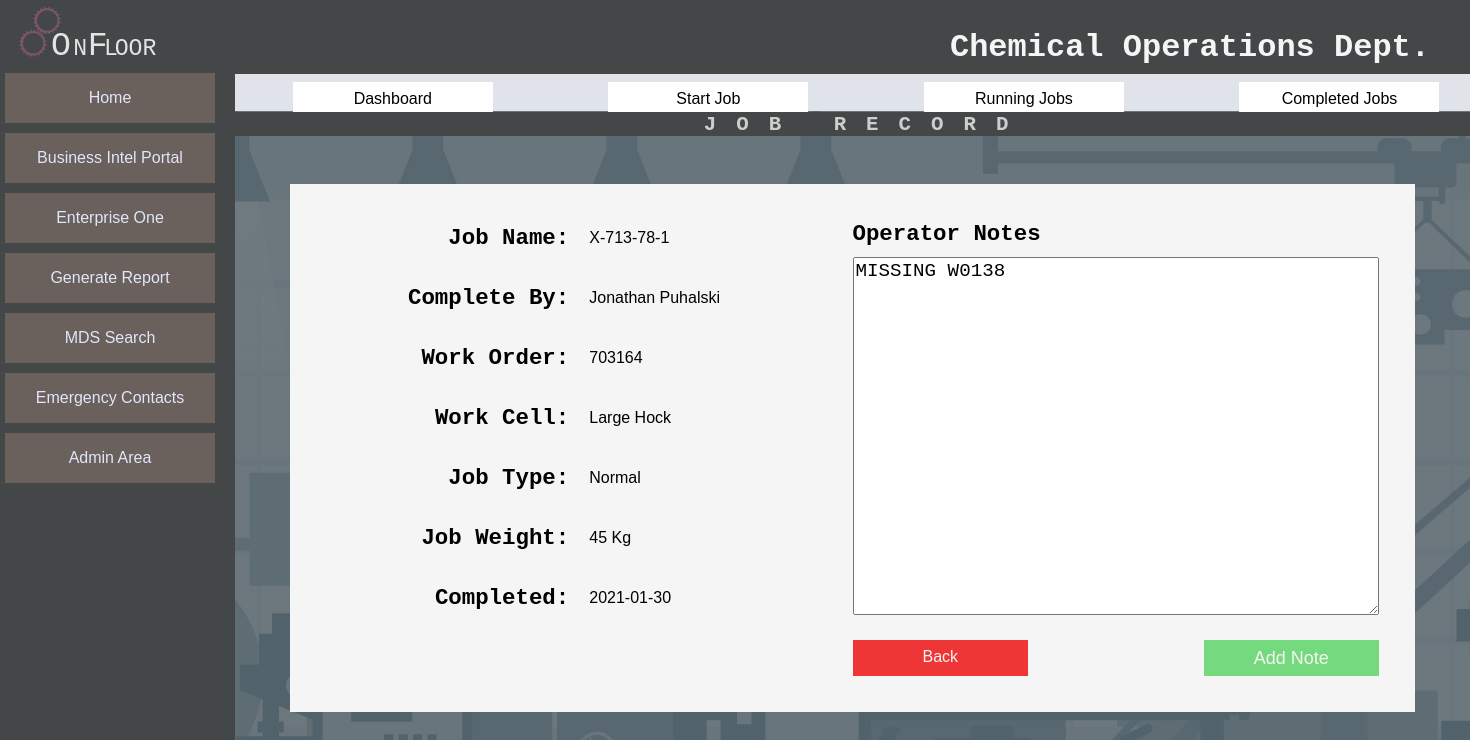
The app's page /job_record/843 with its own data.
### tables this page shows
CREATE TABLE `Job_Record` (
	`Job_ID` INTEGER NOT NULL PRIMARY KEY AUTOINCREMENT,
	`Job` TEXT,
	`Work_Order` TEXT,
	`Job_Weight`  INTEGER NOT NULL,
	`Work_Cell`  INTEGER NOT NULL,
	`Job_Type`  INTEGER NOT NULL,
	`Job_Status` INTEGER NOT NULL,
	`Start_Time` TEXT,
	`Notes` TEXT,
	`In-Process_Testing` INEGER,
	`Pre_Adjustment` INTEGER,
	`End_Time` TEXT,
	`Total_Operations` INTEGER,
	`Start_Date` TEXT,
	`End_Date` TEXT,
	`Last_Operation` INTEGER
);

CREATE TABLE `Work_Cells` (
	`Cell_ID` INTEGER NOT NULL PRIMARY KEY AUTOINCREMENT,
	`Cell` TEXT
);

CREATE TABLE `Job_Categories` (
	`Type_ID` INTEGER NOT NULL PRIMARY KEY AUTOINCREMENT,
	`Type` TEXT);

### app.py (the view)
@app.route("/job_record/<jobID>", methods=["GET", "POST"])
def viewComplete(jobID):
    page = "JOB RECORD"
    oplist = DB.getActiveOperators()
    typeList = DB.getJobType()
    workcellList = DB.getWorkCells()
    result = DB.setUpdateForm(jobID)
    endDate = result[0][15]
    endDate = endDate[0:10]
    job = {
    'job ID': result[0][0],
    'job name': result[0][1],
    'work order': result[0][2],
    'cell': result[0][3],
    'cell ID': result[0][4],
    'status': result[0][5],
    'status ID': result[0][6],
     'type': result[0][7],
    'type ID': result[0][8],
    'weight': result[0][9],
    'activity ID' : result[0][10],
    'operator': result[0][11],
    'operator ID': result[0][12],
    'last op': result[0][13],
    'notes': result[0][14],
    'last activity': endDate
    }
    if request.method == 'POST':
        now = datetime.now()
        time = now.strftime('%I:%M %p')
        date = now.strftime('%Y-%m-%d')
        dbNotes = job['notes']
        pageNotes = request.form['notes']
        if(util.textHasChanged(dbNotes,pageNotes)):
            alias = "SYS"
            notes = pageNotes
            addNote = util.appendTimeStamp(alias,notes)
        else:
            addNote = dbNotes
        details = {
                'jobID': job['job ID'],
                'notes' : addNote
                }
        DB.updateJobNotes(details)
        return redirect(url_for('completedJobs'))
    else:
        return render_template('job_record.html',job=job, oplist=oplist, page=page)
    return render_template('job_record.html',job=job, oplist=oplist, page=page)

### data/DB.py (called while the page is built)
def make_connection():
    connection_String = "C:\\Users\\sbish\\Desktop\\project x\\data\\JT_DATA.db" #home
    return sqlite3.connect(connection_String)

def end_connection(conn):
    conn.close()

def getActiveOperators():
    conn = make_connection()
    c = conn.cursor()
    SQL = Q.SelectActiveOperators()
    c.execute(SQL)
    items = c.fetchall()
    end_connection(conn)
    return items

def getWorkCells():
    conn = make_connection()
    c = conn.cursor()
    SQL = Q.SelectWorkCells()
    c.execute(SQL)
    items = c.fetchall()
    end_connection(conn)
    return items

def getJobType():
    conn = make_connection()
    c = conn.cursor()
    SQL = Q.SelectJobType()
    c.execute(SQL)
    items = c.fetchall()
    end_connection(conn)
    return items

def setUpdateForm(JobID):
    conn = make_connection()
    c = conn.cursor()
    SQL = Q.SelectJobToUpdate(JobID)
    c.execute(SQL)
    items = c.fetchall()
    end_connection(conn)
    return items

### data/SQL.py (called while the page is built)
def SelectJobType():
    SQL = "SELECT jc.Type_ID, jc.Type FROM Job_Categories jc; "
    return SQL

def SelectWorkCells():
    SQL = "SELECT wc.Cell_ID, wc.Cell FROM Work_Cells wc; "
    return SQL

def SelectActiveOperators():
    SQL = "SELECT o.Operator_ID, o.First_Name || ' ' || o.Last_Name AS [Name], ds.Shift, os.Status "
    SQL += "FROM Operators o "
    SQL += "JOIN Dept_Shifts ds ON ds.Shift_ID = o.Shift "
    SQL += "JOIN Operator_Status os ON os.Status_ID = o.Status "
    SQL += "WHERE os.Status NOT IN ('Inactive') "
    SQL += "ORDER BY ds.Shift, [Name]"
    return SQL

### templates/job_record.html
{% extends "layout.html"%}
    {% block body%}
         <form class="content-row-record-view" action="" method="POST">
            <p class="record-label">Job Name:</p>
            <p class="record-label">Complete By:</p>
            <p class="record-label">Work Order:</p>
            <p class="record-label">Work Cell:</p>
            <p class="record-label">Job Type:</p>
            <p class="record-label">Job Weight:</p>
            <p class="record-label">Completed:</p>
            <p class="record-value">{{job['job name']}}</p>
            <p class="record-value">{{job['operator']}}</p>
            <p class="record-value">{{job['work order']}}</p>
            <p class="record-value">{{job['cell']}}</p>
            <p class="record-value">{{job['type']}}</p>
            <p class="record-value">{{job['weight']}} Kg</p>
            <p class="record-value">{{job['last activity']}}</p>
        <div class="note-wrap-record-view">
            <label>Operator Notes</label>
            <textarea class="notes" name ='notes' autocomplete="off">{{job['notes']}}</textarea>
        </div>
        <input id="record-submit"class="submit" type="submit" name="add_note" value="Add Note">
        <div class="record-nav_btn"><a href="/completed_jobs">Back</a></div>
    </form>
      {% endblock %}

### static/style.css (style rules this page uses)
*, *::before, *::after { box-sizing:border-box; }
a { text-decoration:none; color:inherit; cursor:pointer; }
p { margin:0; }
html,body { margin: 0; height: 100%; background: linear-gradient( rgba(88, 100, 107, 0.85), rgba(88, 100, 107, 0.85) ), url(./images/factory_background.jpg); background-attachment:fixed; font-family: Verdana, Geneva, Tahoma, sans-serif; font-size: 16px; }
.submit { grid-area: sub; }
.content-row-record-view { width: 1125px; justify-self: center; justify-content: center; align-items: center; background: #f5f5f5; display: grid; padding: 36px; grid-row-gap: 24px; grid-template-columns: repeat(12,1fr); grid-template-rows: repeat(8,36px); grid-template-areas: "l1 l1 l1 i1 i1 . nwu nwu nwu nwu nwu nwu" "l2 l2 l2 i2 i2 . nwu nwu nwu nwu nwu nwu" "l3 l3 l3 i3 i3 . nwu nwu nwu nwu nwu nwu" "l4 l4 l4 i4 i4 . nwu nwu nwu nwu nwu nwu" "l5 l5 l5 i5 i5 . nwu nwu nwu nwu nwu nwu" "l6 l6 l6 i6 i6 . nwu nwu nwu nwu nwu nwu" "l7 l7 l7 i7 i7 . nwu nwu nwu nwu nwu nwu" ". . . . . . back back . . sub sub " ; }
.content-row-record-view > :nth-child(1) { grid-area: l1; }
.content-row-record-view > :nth-child(2) { grid-area: l2; }
.content-row-record-view > :nth-child(3) { grid-area: l3; }
.content-row-record-view > :nth-child(4) { grid-area: l4; }
.content-row-record-view > :nth-child(5) { grid-area: l5; }
.content-row-record-view > :nth-child(6) { grid-area: l6; }
.content-row-record-view > :nth-child(7) { grid-area: l7; }
.content-row-record-view > :nth-child(8) { grid-area: i1; }
.content-row-record-view > :nth-child(9) { grid-area: i2; }
.content-row-record-view > :nth-child(10) { grid-area: i3; }
.content-row-record-view > :nth-child(11) { grid-area: i4; }
.content-row-record-view > :nth-child(12) { grid-area: i5; }
.content-row-record-view > :nth-child(13) { grid-area: i6; }
.content-row-record-view > :nth-child(14) { grid-area: i7; }
.content-row-record-view > :nth-child(16) { grid-area: sub; }
.content-row-record-view > :nth-child(17) { grid-area: back; }
.note-wrap-record-view { display: flex; flex-direction: column; margin: 25px 0; height: 394px; grid-area: nwu; }
.note-wrap-record-view label { font-size: 1.4em; font-family: 'Courier New', Courier, monospace; font-weight: bold; }
.note-wrap-record-view textarea { margin-top: 10px; font-size: 1.2em; height: 394px; font-family: 'Courier New', Courier, monospace; }
#record-submit { height: 36px; border: none; background: #74da7d; color: #f5f5f5; font-size: 18px; }
.record-nav_btn { height: 36px; text-align: center; }
.record-nav_btn a { height: 36px; display: inline-block; background: #ee3636; padding: .5em; width: 100%; color: #f5f5f5; }
.record-label { text-align: right; font-family: 'Courier New', Courier, monospace; font-weight: bold; font-size: 1.4em; padding-right: 20px; }

### records on screen
Job_Record: Job "X-713-78-1", Work_Order "703164", notes "MISSING W0138"
Work_Cells: cell "Large Hock"
Job_Categories: type "Normal"

### other values on screen
{{ page }} "JOB RECORD"
{{ job['operator'] }} "Jonathan Puhalski"
{{ job['weight'] }} "45"
{{ job['last activity'] }} "2021-01-30"
